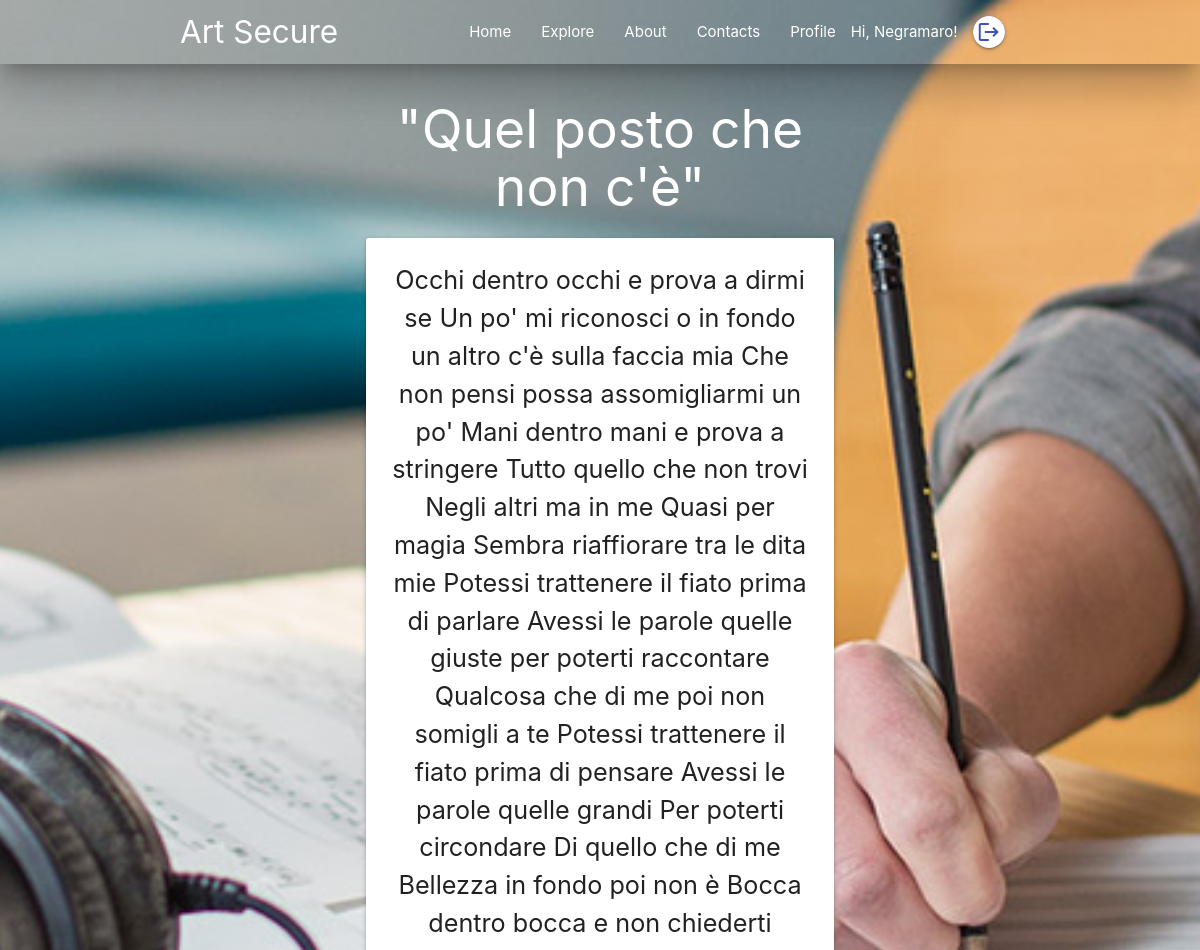
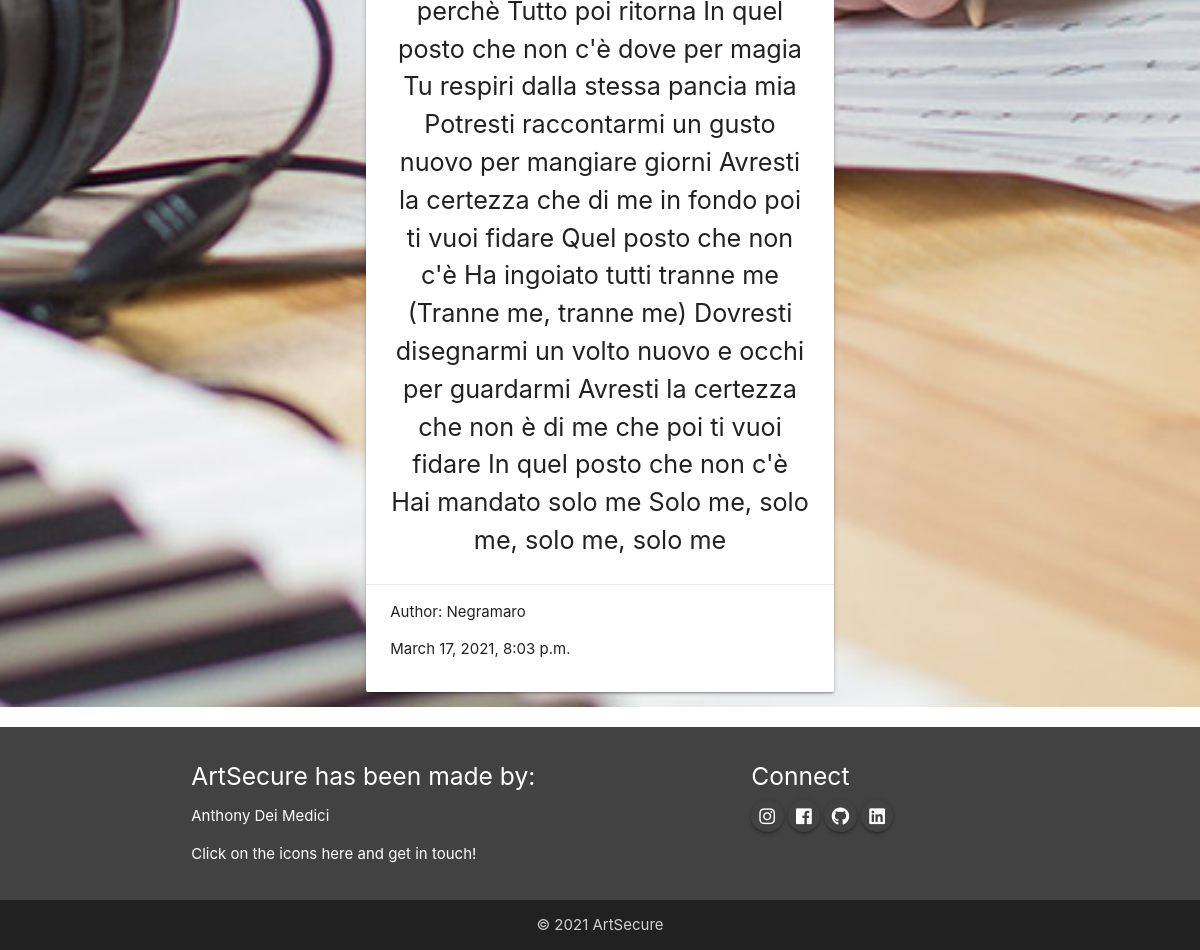
Screenshot of /posts/2/ (signed in) with the database file from the repository (2 pictures, top to bottom).
### api/models.py (models this page shows, shortened)
class Post(models.Model):
	user = models.ForeignKey(User, on_delete=models.CASCADE)
	datetime = models.DateTimeField('Date published', default=timezone.now)
	title = models.CharField(max_length=120, default=None)
	composition = models.TextField()
	address = models.CharField(max_length=66, default=None, null=True)
	hash = models.CharField(max_length=32, default=None, null=True)
	txId = models.CharField(max_length=66, default=None, null=True)

### api/views.py (the view)
# urls.py: path('posts/<int:id>/', detail_post_view, name='posts-detail-view'),
@login_required()
def detail_post_view(request, id):
	post = get_object_or_404(Post, id=id)
	context = {'post': post}
	return render(request, 'api/api_detail_post.html', context)

### api/templates/api/api_detail_post.html (shortened to what this page needs)
{% extends 'base.html' %}
{% block content %}
<header style="background: url(../../../static/images/background-artsecure.jpg); min-height: 700px; background-size: cover; background-position: center;">
  {% include 'navbar.html' %}
    <div class="container">
        <div class="row">
            <div class="container">
              <div class="col s12 m10 l10 push-l1 push-m1">
                <h2 class="header white-text center">"{{ post.title }}"</h2>
                <div class="card white">
                  <div class="card-stacked">
                    <div class="card-content">
                      <p class="flow-text center">{{ post.composition }}</p>
                    </div>
                    <div class="card-action">
                      Author: {{ post.user }}</a>
                      <p>{{ post.datetime }}</p>
                    </div>
                  </div>
                </div>
              </div>
            </div>
        </div>
    </div>
</header>
{% endblock %}

### templates/navbar.html (shortened to what this page needs)
<nav class="nav-wraper transparent z-depth-5">
  <div class="container">
    <a href="/" class="brand-logo">Art Secure</a>
    <ul class="right hide-on-med-and-down hide-on-large">
      <li><a href="/">Home</a></li>
      <li><a href="/posts">Explore</a></li>
      <li><a href="/#about">About</a></li>
      <li><a href="/#contact">Contacts</a></li>
      {% if user.is_authenticated %}
        <li><a href="/user/{{ user.id }}">Profile</a></li>
        <li>Hi, {{ request.user }}!</li>
        <li><a href="/logout" class="tooltipped btn-floating btn-small indigo darken-3" data-tooltip="Logout">
            <i class="material-icons white indigo-text">logout</i>
        </a></li>
      {% else %}
        <li><a href="/register">Sign up</a></li>
        <li><a href="/login">Login</a></li>
      {% endif %}
    </ul>
  </div>
</nav>

### templates/base.html (style rules this page uses)
header { background: url(../static/images/background-artsecure.jpg); background-size: cover; background-position: center; min-height: 600px; }

### rows the page displays
Post: title "Quel posto che non c'è", composition "Occhi dentro occhi e prova a dirmi se Un po' mi riconosci o in fondo un altro c'è sulla faccia mia Che non pensi possa assomigliarmi un po' Mani dentro mani e prova a stringere Tutto quello che non trovi Negli altri ma in me Quasi per magia Sembra riaffiorare tra le dita mie Potessi trattenere il fiato prima di parlare Avessi le parole quelle giuste per poterti raccontare Qualcosa che di me poi non somigli a te Potessi trattenere il fiato prima di pensare Avessi le parole quelle grandi Per poterti circondare Di quello che di me Bellezza in fondo poi non è Bocca dentro bocca e non chiederti perchè Tutto poi ritorna In quel posto che non c'è dove per magia Tu respiri dalla stessa pancia mia…", user "Negramaro", datetime "March 17, 2021, 8:03 p.m."

### other values shown
{{ request.user }} "Negramaro"
